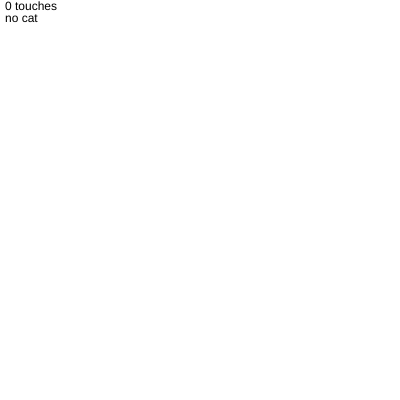
Frame 1 (no input)
Frame 60 (no input): identical to frame 1, image omitted
Frame 120 (the mouse pressed at the canvas centre since frame 60): identical to frame 1, image omitted

The p5.js sketch that drew this single still picture (run headless with seeded random() and noise() and a simulated clock; from frame 60 on, the mouse is pressed at the canvas centre):

// p5.js sketch
// ── sketch.js
let numberOfTouches ;

function setup() {
  createCanvas(400, 400);
}

function draw() {
  clear();
  numberOfTouches = touches.length;
  text(numberOfTouches + ' touches', 5, 10);
  
  switch(numberOfTouches) {
    case 0: 
      text("no cat", 5, 22) ; 
      break ;
      
      case 1: 
       text("One cat", 5, 22) ; 
      // put a picture here
      break ;
      
      case 2:
      text("Two cat", 5, 22) ; 
            // put a picture here
      break ;
      
      case 3:
     text("Red cat", 5, 22) ; 
            // put a picture here
      break ;
    
      case 4:
        text("Blue cat", 5, 22) ; 
               // put a picture here
         break ;
  }
  
}
